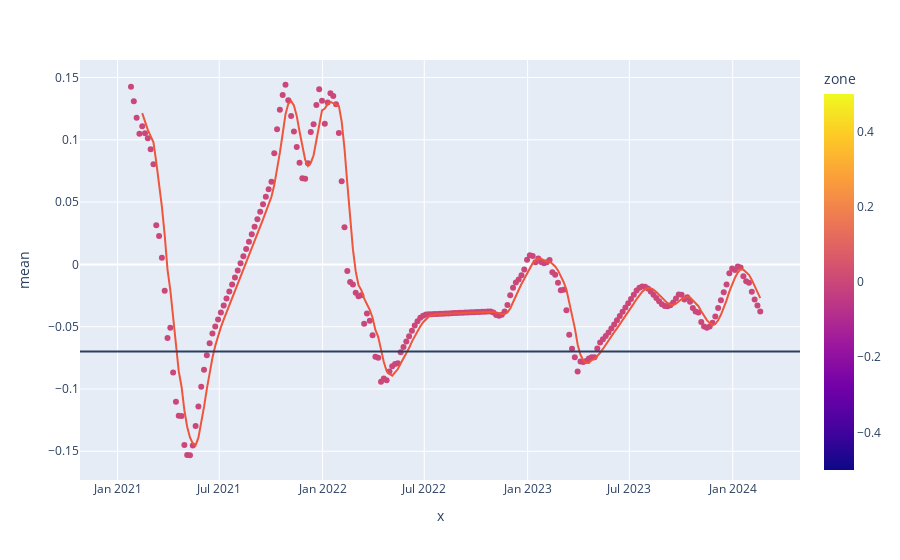

The code cell stored with this chart in its notebook:
### Code cell
fig = px.scatter(ndwi_ipt_rm[ndwi_ipt_rm["zone"]==0], x=ndwi_ipt_rm[ndwi_ipt_rm["zone"]==20].time, y="mean", color='zone',trendline="rolling", trendline_options=dict(window=5))

fig.update_layout(shapes=[
dict(
  type= 'line',
  yref= 'y', y0= -0.07, y1= -0.07,   # adding a horizontal line at Y = 1
  xref= 'paper', x0= 0, x1= 1
     ) 
])

fig.show()

### Figure 1 — Plotly figure (JSON) as saved in the notebook; plotly's stock layout.template omitted (floating-point values rounded to 4 significant figures; data arrays with more than 128 entries replaced by an {"elided": "..."} marker saying what was removed)
{"data": [{"hovertemplate": "x=%{x}<br>mean=%{y}<br>zone=%{marker.color}<extra></extra>", "legendgroup": "", "marker": {"color": {"elided": "229 int values"}, "coloraxis": "coloraxis", "symbol": "circle"}, "mode": "markers", "name": "", "orientation": "v", "showlegend": false, "type": "scatter", "x": {"elided": "229 str values"}, "xaxis": "x", "y": {"elided": "229 float values"}, "yaxis": "y"}, {"hovertemplate": "<b>Rolling mean trendline</b><br><br>x=%{x}<br>mean=%{y} <b>(trend)</b><extra></extra>", "legendgroup": "", "marker": {"symbol": "circle"}, "mode": "lines", "name": "", "showlegend": false, "type": "scatter", "x": {"elided": "225 str values"}, "xaxis": "x", "y": {"elided": "225 float values"}, "yaxis": "y"}], "layout": {"autosize": true, "coloraxis": {"colorbar": {"title": {"text": "zone"}}, "colorscale": [[0, "#0d0887"], [0.1111, "#46039f"], [0.2222, "#7201a8"], [0.3333, "#9c179e"], [0.4444, "#bd3786"], [0.5556, "#d8576b"], [0.6667, "#ed7953"], [0.7778, "#fb9f3a"], [0.8889, "#fdca26"], [1, "#f0f921"]]}, "legend": {"tracegroupgap": 0}, "margin": {"t": 60}, "shapes": [{"type": "line", "x0": 0, "x1": 1, "xref": "paper", "y0": -0.07, "y1": -0.07, "yref": "y"}], "xaxis": {"anchor": "y", "autorange": true, "domain": [0, 1], "range": ["2020-10-28 18:34:15.8714", "2024-04-27 05:25:44.1286"], "title": {"text": "x"}, "type": "date"}, "yaxis": {"anchor": "x", "autorange": true, "domain": [0, 1], "range": [-0.1762, 0.1672], "title": {"text": "mean"}, "type": "linear"}}}
